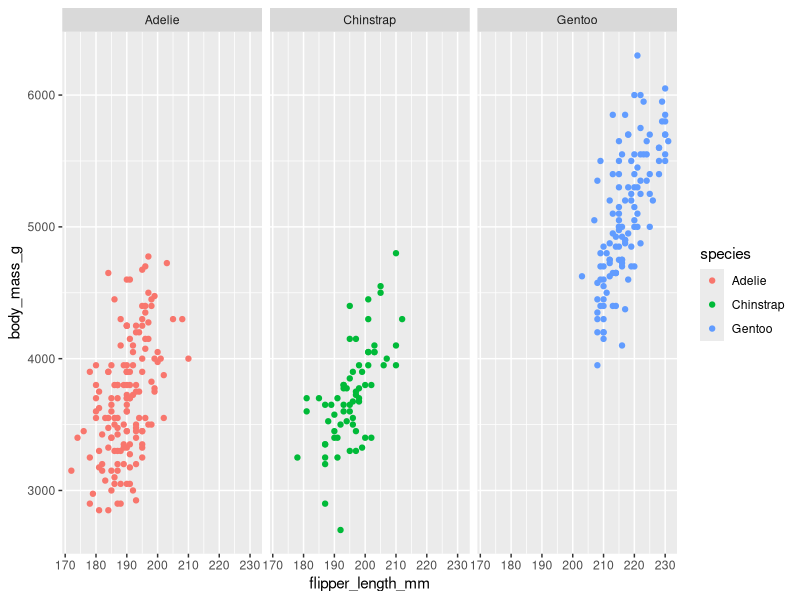

R code for this plot: (Note: this script raises an error after producing the figure.)
library(ggplot2)
library(palmerpenguins)
ggplot(data=penguins,aes(x=flipper_length_mm,y=body_mass_g))+
  geom_point(aes(color=species))+
  facet_wrap(~species)

ggplot(data=penguins,aes(x=flipper_length_mm,y=body_mass_g))+
  geom_point(aes(color=species))+
  facet_wrap(~cut)